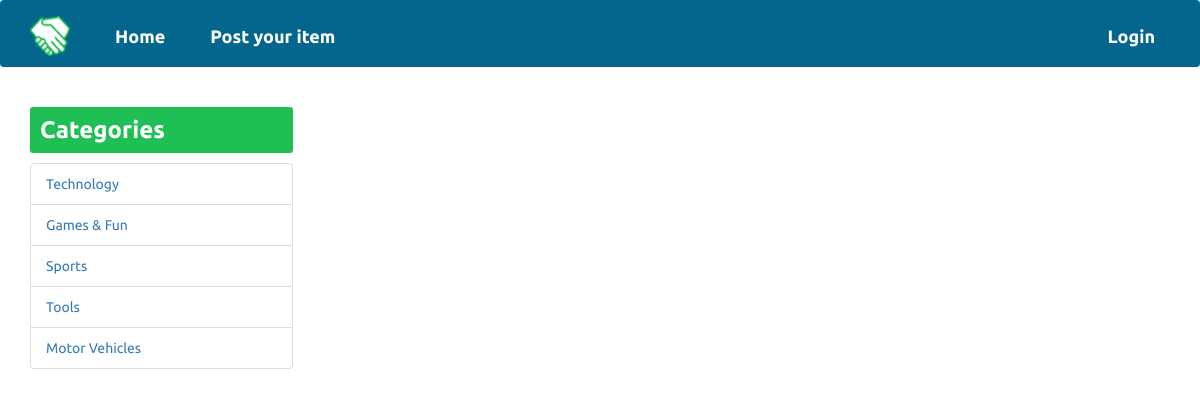
Before: /items/4/ with the older database file.
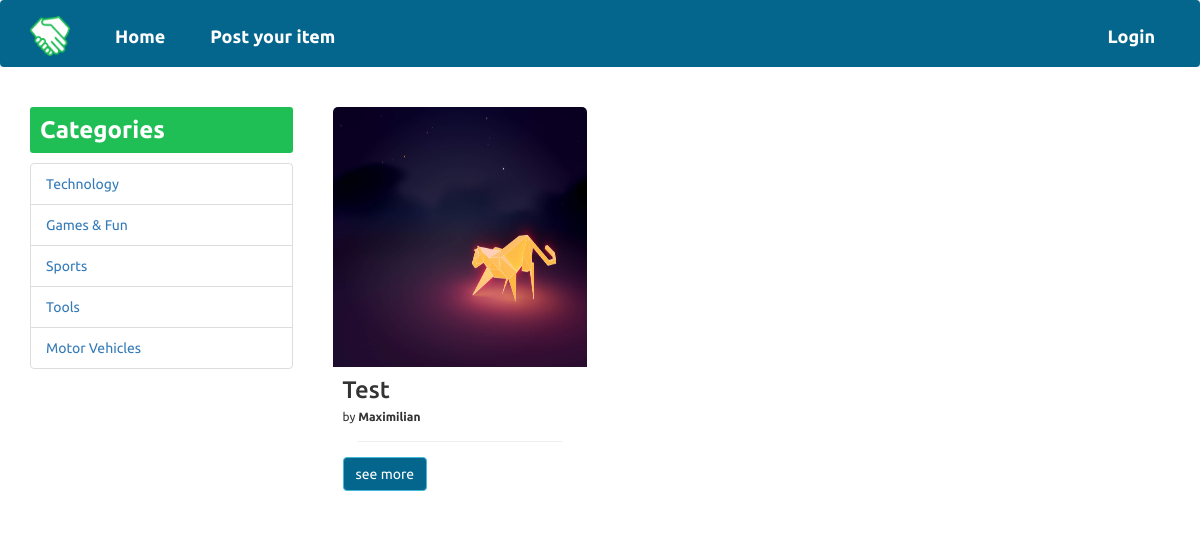
After: the same page with the newer database file.
### database_setup.py (models this page shows)
class Category(Base):
    __tablename__ = 'categories'
    id = Column(Integer, primary_key=True)
    name = Column(String(100), nullable=False)

class Item(Base):
    __tablename__ = 'items'
    id = Column(Integer, primary_key=True)
    owner_id = Column(Integer, ForeignKey('users.id'))
    category_id = Column(Integer, ForeignKey('categories.id'))
    name = Column(String(250), nullable=False)
    condition = Column(String(250), nullable=False)
    description = Column(Text, nullable=False)
    image = Column(String(250))

class User(Base):
    __tablename__ = 'users'
    id = Column(Integer, primary_key=True)
    name = Column(String(250), nullable=False)
    email = Column(String(250), nullable=False)
    picture = Column(String(250))
    phone = Column(Integer, nullable=False)
    location = Column(String(250), nullable=False)

### app.py (the view)
@app.route('/items/<int:category_id>/')
def items_by_category(category_id):
    categories = helper.getAllCategories()
    items = helper.getItemsByCategory(category_id)
    item_owner_ids = []
    item_owners = []
    for item in items:
        item_owner_ids.append(item.owner_id)
    for id in item_owner_ids:
        item_owners.append(helper.getItemOwner(id))
    item_owners = set(item_owners)
    return render_template('items.html', items=items,
                           owners=item_owners, categories=categories)

### helper_functions.py (called while the page is built)
def getItemOwner(item_owner_id):
    owner = session.query(User).filter_by(id=item_owner_id).one()
    return owner

def getItemsByCategory(category_id):
    items = session.query(Item).filter_by(
        category_id=category_id).order_by(desc(Item.id)).all()
    return items

def getAllCategories():
    categories = session.query(Category)
    return categories

### templates/items.html
{% extends 'layout.html' %}
{% block body %}
<div class="container">
<div class="row">
  <div class="col-md-3 sidebar">
    <h3>Categories</h3>
    <ul class="list-group">
      {% for c in categories %}
      <li class="list-group-item">
        <a href="/items/{{ c.id }}">{{ c.name }}</a>
      </li>
      {% endfor %}
    </ul>
  </div>
  <div class="col-md-9 items">
      {% for i in items %}
      <div class="item">
        <img src="{{ i.image }}" alt="item-image" class="item-image img-responsive">
        <div class="item-info">
          <h3>{{ i.name }}</h3>
          <p>by
            <strong>
            {% for o in owners %}
              {% if o.id == i.owner_id %}
                {{ o.name }}
              {% endif %}
            {% endfor %}
            </strong></p>
          <hr>
          <a href="/item/{{ i.id }}" class="btn btn-info btn-small">see more</a>
        </div>
      </div>
      {% endfor %}
  </div>
</div>
</div>
{% endblock %}

Changed rows visible on the page:
added Item: image (picture), name "Test"
added User: name "Maximilian"
